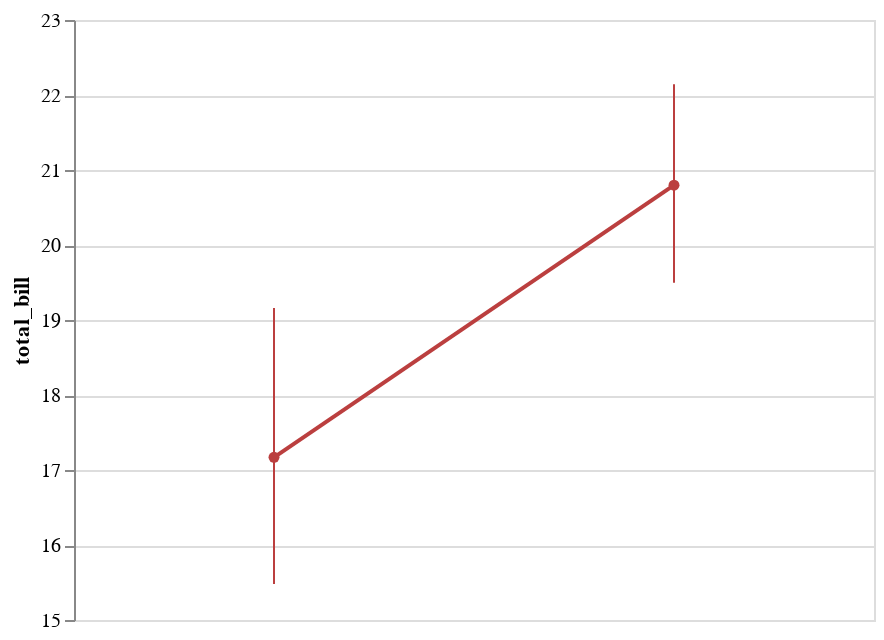

Notebook source saved alongside this figure:
### Code cell
display(salt.pointplot("time", y="total_bill", data=tips, color="#bb3f3f"))
ax = sns.pointplot("time", y="total_bill", data=tips, color="#bb3f3f")

### Figure 1 — Vega-Lite specification as saved in the notebook (floating-point values rounded to 4 significant figures)
{"$schema": "https://vega.github.io/schema/vega-lite/v2.4.1.json", "config": {"view": {"height": 300, "width": 400}}, "data": {"values": [{"c": "rgb(187.0, 63.0, 63.0)", "ci0": 15.48, "ci1": 19.16, "time": "Lunch", "total_bill": 17.17}, {"c": "rgb(187.0, 63.0, 63.0)", "ci0": 19.5, "ci1": 22.14, "time": "Dinner", "total_bill": 20.8}]}, "layer": [{"encoding": {"color": {"field": "c", "scale": null, "type": "nominal"}, "x": {"axis": {"title": "time"}, "field": "time", "sort": null, "type": "nominal"}, "y": {"axis": {"title": "total_bill"}, "field": "total_bill", "scale": {"zero": false}, "type": "quantitative"}}, "mark": {"point": true, "type": "line"}, "selection": {"selector007": {"bind": "scales", "encodings": ["x", "y"], "mark": {"fill": "#333", "fillOpacity": 0.125, "stroke": "white"}, "on": "[mousedown, window:mouseup] > window:mousemove!", "resolve": "global", "translate": "[mousedown, window:mouseup] > window:mousemove!", "type": "interval", "zoom": "wheel!"}}}, {"encoding": {"color": {"field": "c", "scale": null, "type": "nominal"}, "x": {"axis": null, "field": "time", "sort": null, "type": "nominal"}, "y": {"field": "ci0", "type": "quantitative"}, "y2": {"field": "ci1", "type": "quantitative"}}, "mark": "rule"}]}
